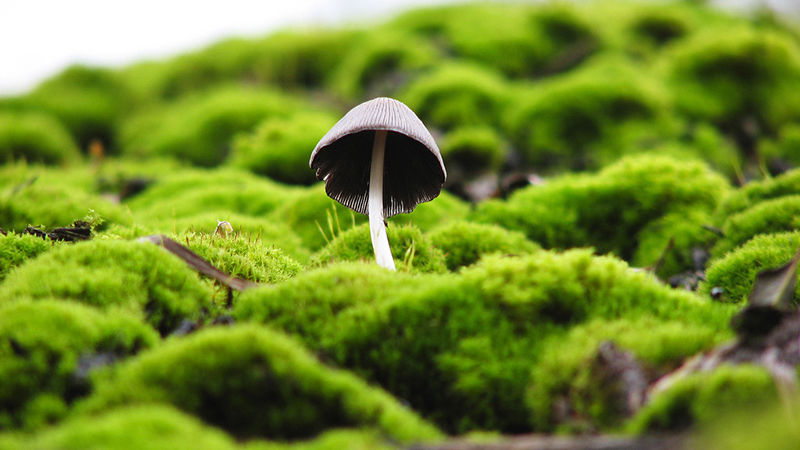
//> input picture 练习/椒盐噪声/build/bin/1.jpg, 800 x 450 px
$ ./c   (built with g++ and OpenCV 4)
//> lines starting //> are read from the running program, lines starting //| are printed output that depends on the picture; after the words box and inside, x2 and y2 are one past the last pixel; in counts of white or black regions, pixels touching at a corner belong together
#include<iostream>
#include<opencv2/opencv.hpp>
using namespace cv;
using namespace std;
void salt(Mat&,int);
int main(int argc,char**argv)
{
Mat srcImage=imread("1.jpg");
//> srcImage is the input picture: 450 rows x 800 cols, CV_8UC3; mean B, G, R 41.7, 135.9, 113.1
Mat grayImage;
cvtColor(srcImage,grayImage,CV_RGB2GRAY);
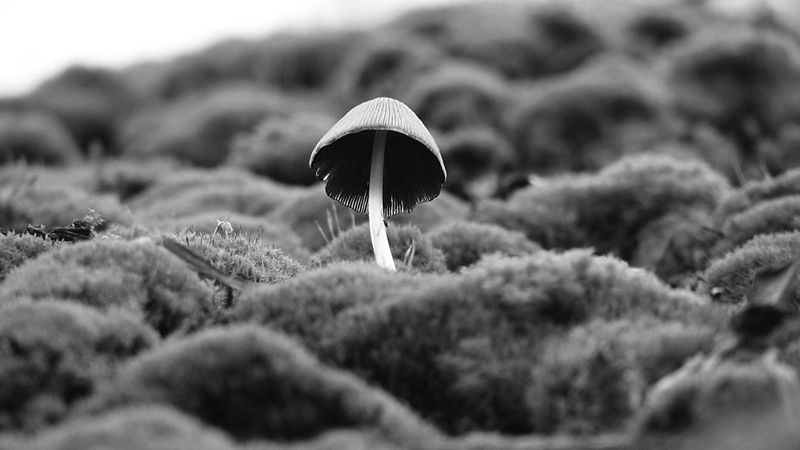
//> grayImage: 450 rows x 800 cols, CV_8UC1; min 0, max 255, mean 105.1
imshow("origin",srcImage);
Mat gray1dstImage,dstImage;
gray1dstImage=grayImage.clone();
dstImage=srcImage.clone();
salt(gray1dstImage,2300);
salt(dstImage,2200);
imshow("1",gray1dstImage);
imshow("2",dstImage);
waitKey(0);
return 0;
}
void salt(Mat&dst,int Saltnum)
{
//> called with Saltnum = 2300
int x,y;
for(int i=0;i<Saltnum;i++)
{
x=rand()%dst.cols;
y=rand()%dst.rows;
	if(dst.channels()==1)
{
dst.at<uchar>(y,x)=0;
}
if(dst.channels()==3)
{
dst.at<Vec3b>(y,x)[0]=0;
dst.at<Vec3b>(y, x)[1] = 255;
dst.at<Vec3b>(y, x)[2] = 0;
}
}
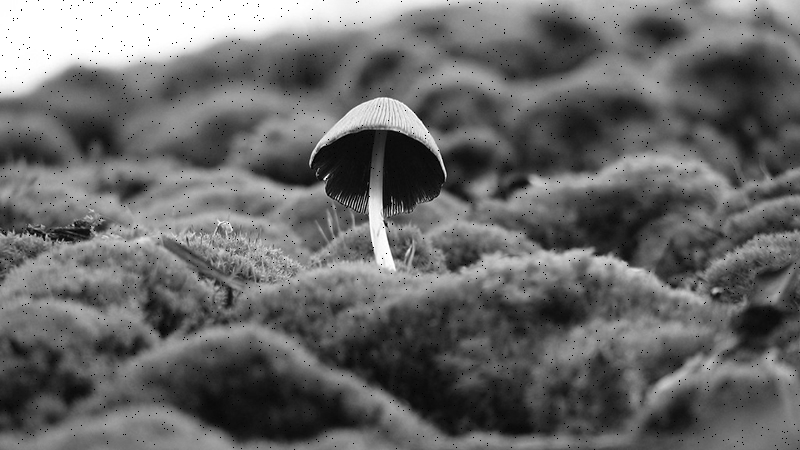
//> dst: 450 rows x 800 cols, CV_8UC1; 0.64% of pixels changed, all inside (x1, y1, x2, y2) = (0, 0, 800, 450)
//> call 2 of salt, with Saltnum = 2200
//> after the loop in salt (call 2), `for(int i=0;i<Saltnum;i++)`:
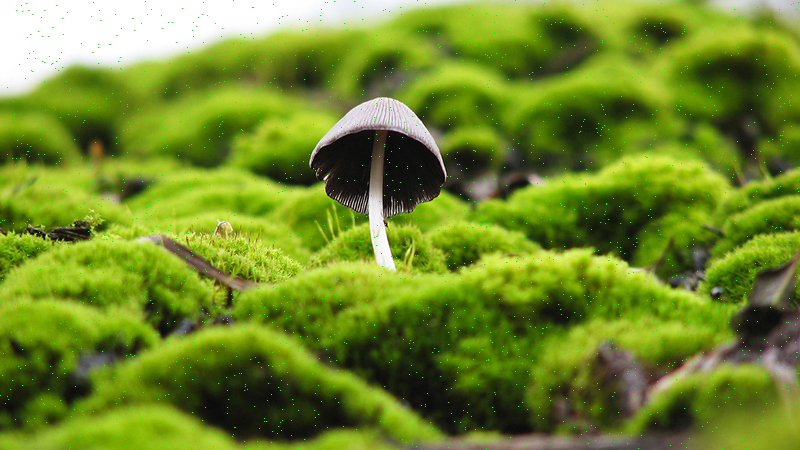
//> dst: 450 rows x 800 cols, CV_8UC3; 0.61% of pixels changed, all inside (x1, y1, x2, y2) = (0, 0, 799, 450)
}
